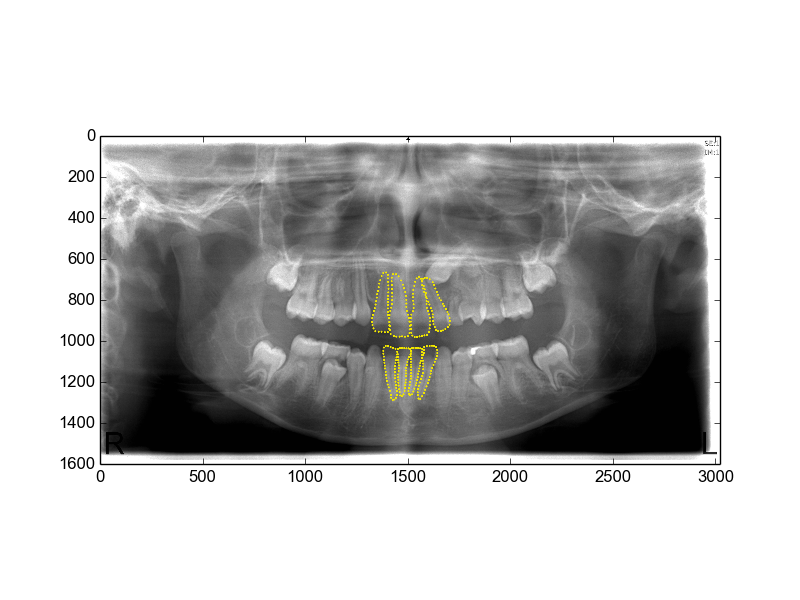
#> input picture report/lm_image-6.png, 800 x 600 px; its folder holds only this picture in this run
$ python -i preprocess.py   (imports and definitions only)
#> lines starting #> are read from the running program, lines starting #| are printed output that depends on the picture
#> further down, picture is the input picture: shape (600, 800, 3); mean B, G, R 191.8, 192.3, 192.3
import cv2
import numpy as np

lowThreshold = 0
max_lowThreshold = 160
ratio = 3
kernel_size = 3

def process(img):
    #img = img1.copy()
    img = cv2.cvtColor(img, cv2.COLOR_BGR2GRAY)
    #img = cv2.GaussianBlur(img,(5,5),0)
    kernel = cv2.getStructuringElement(cv2.MORPH_ELLIPSE,(8,8))
    img = cv2.morphologyEx(img, cv2.MORPH_GRADIENT, kernel)
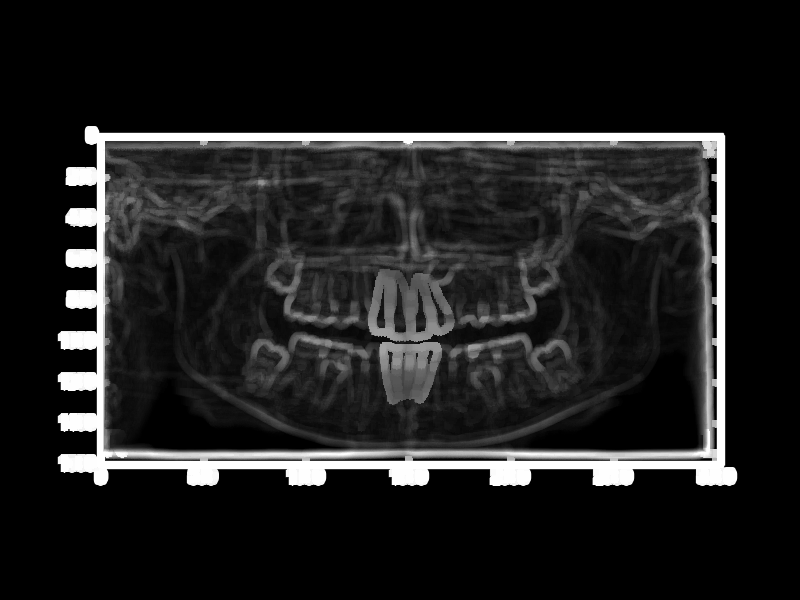
#> img: shape (600, 800); min 0, max 255, mean 30.5
    # [4 lines of commented-out code are left out]
    cv2.normalize(img,img,0,255,cv2.NORM_MINMAX);
    img = cv2.equalizeHist(img)
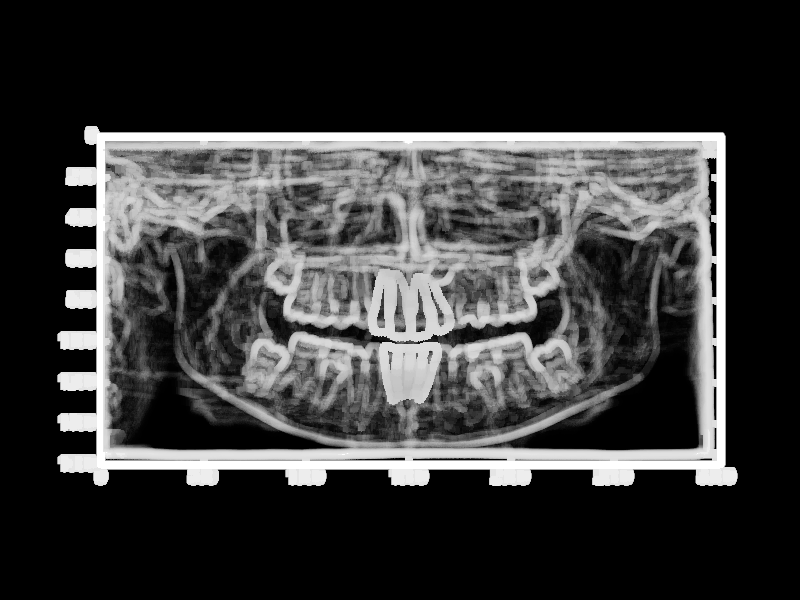
#> img: shape (600, 800); min 0, max 255, mean 56.7
    img = cv2.cvtColor(img,cv2.COLOR_GRAY2RGB)
#> img: shape (600, 800, 3)
    return img


def CannyThreshold(lowThreshold):
    global gray, img
    detected_edges = cv2.GaussianBlur(gray,(3,3),0)
    detected_edges = cv2.Canny(detected_edges,lowThreshold,lowThreshold*ratio,apertureSize = kernel_size)
    dst = cv2.bitwise_and(img,img,mask = detected_edges)  # just add some colours to edges from original image.
    cv2.imshow('canny demo',detected_edges)

def canny(im):
    global gray, img
    gray = cv2.cvtColor(im,cv2.COLOR_BGR2GRAY)
    clahe = cv2.createCLAHE(clipLimit=2.0, tileGridSize=(8,8))
    img = clahe.apply(gray)
    #img = cv2.equalizeHist(gray)

    cv2.namedWindow('canny demo', cv2.WINDOW_NORMAL)

    cv2.createTrackbar('Min threshold','canny demo',lowThreshold, max_lowThreshold, CannyThreshold)

    CannyThreshold(0)  # initialization
    if cv2.waitKey(0) == 27:
        cv2.destroyAllWindows()

>>> import cv2
>>> picture = cv2.imread('../report/lm_image-6.png')
>>> result = process(picture)

$ run again, on report/cumEigenValues.png
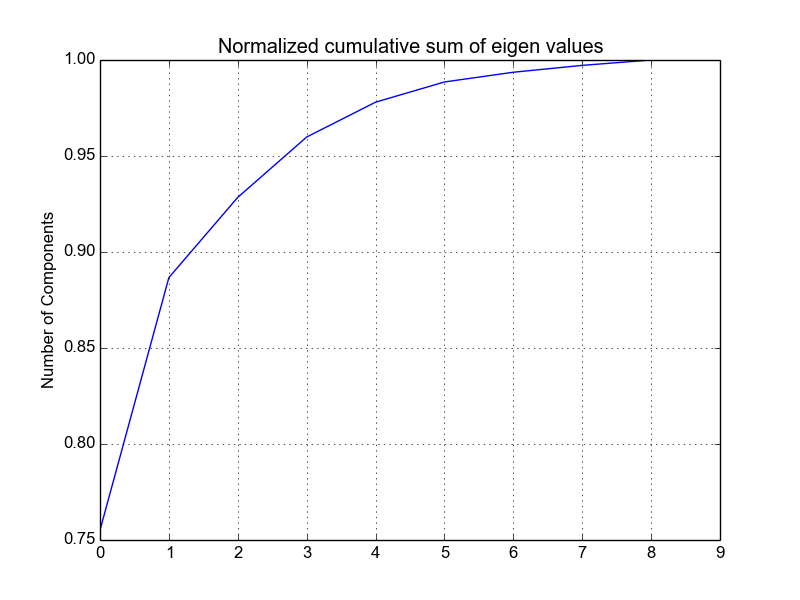
#> input picture report/cumEigenValues.png, 800 x 600 px
#> picture is the input picture: shape (600, 800, 3); mean B, G, R 251, 250.4, 250.4
#> in process, `img = cv2.morphologyEx(img, cv2.MORPH_GRADIENT, kernel)`:
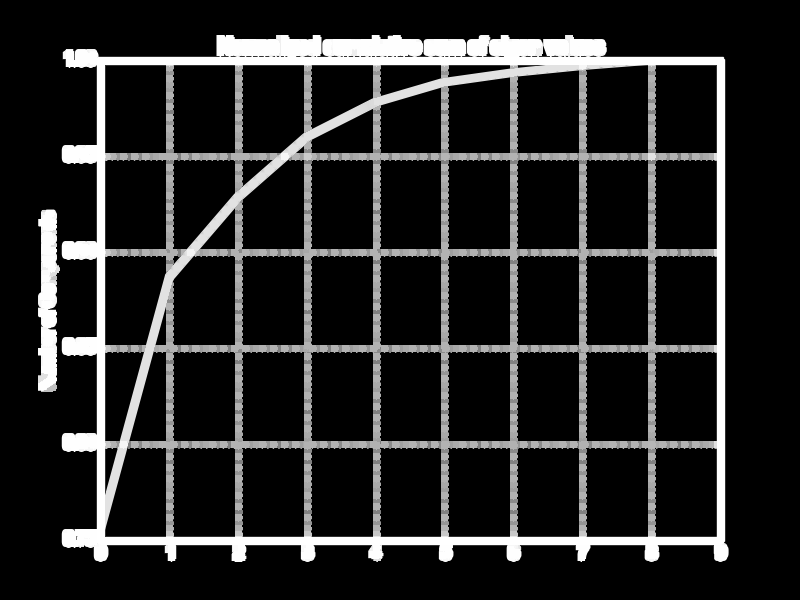
#> img: shape (600, 800); min 0, max 255, mean 36.6
#> in process, `img = cv2.equalizeHist(img)`:
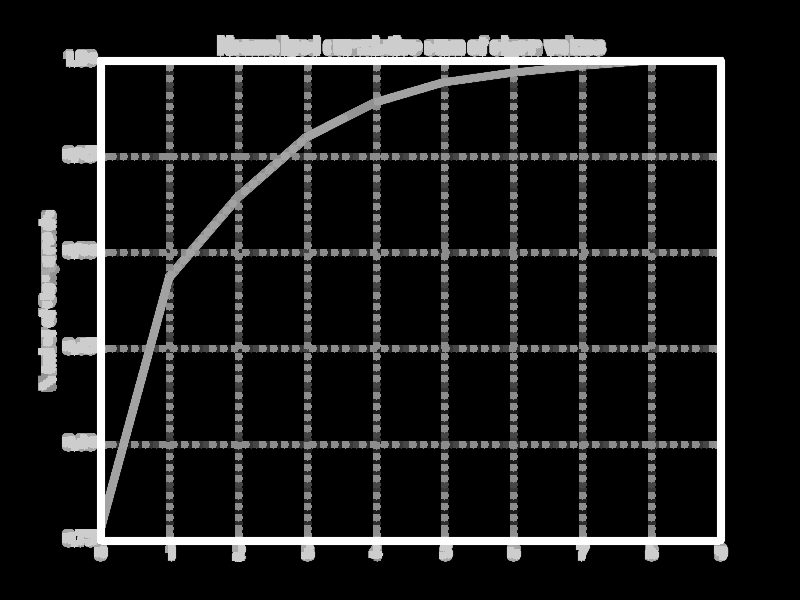
#> img: shape (600, 800); min 0, max 255, mean 27.4
